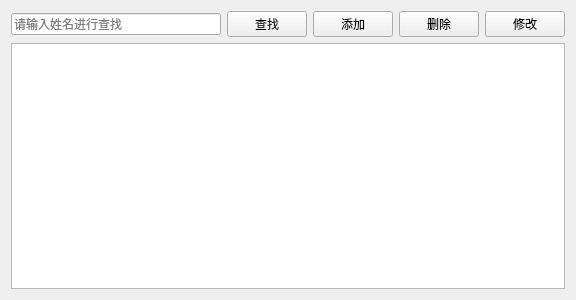
<?xml version="1.0" encoding="UTF-8"?>
<ui version="4.0">
 <class>DoctorView</class>
 <widget class="QWidget" name="DoctorView">
  <property name="geometry">
   <rect>
    <x>0</x>
    <y>0</y>
    <width>576</width>
    <height>300</height>
   </rect>
  </property>
  <property name="windowTitle">
   <string>医生管理</string>
  </property>
  <layout class="QGridLayout" name="gridLayout">
   <item row="0" column="0">
    <layout class="QHBoxLayout" name="horizontalLayout_2">
     <item>
      <widget class="QLineEdit" name="textSearch">
       <property name="placeholderText">
        <string>请输入姓名进行查找</string>
       </property>
      </widget>
     </item>
     <item>
      <widget class="QPushButton" name="btnFind">
       <property name="text">
        <string>查找</string>
       </property>
      </widget>
     </item>
     <item>
      <widget class="QPushButton" name="btnIncrease">
       <property name="text">
        <string>添加</string>
       </property>
      </widget>
     </item>
     <item>
      <widget class="QPushButton" name="btnDelete">
       <property name="text">
        <string>删除</string>
       </property>
      </widget>
     </item>
     <item>
      <widget class="QPushButton" name="btnModify">
       <property name="text">
        <string>修改</string>
       </property>
      </widget>
     </item>
    </layout>
   </item>
   <item row="1" column="0">
    <widget class="QTableView" name="tableView"/>
   </item>
  </layout>
 </widget>
 <resources/>
 <connections/>
</ui>
